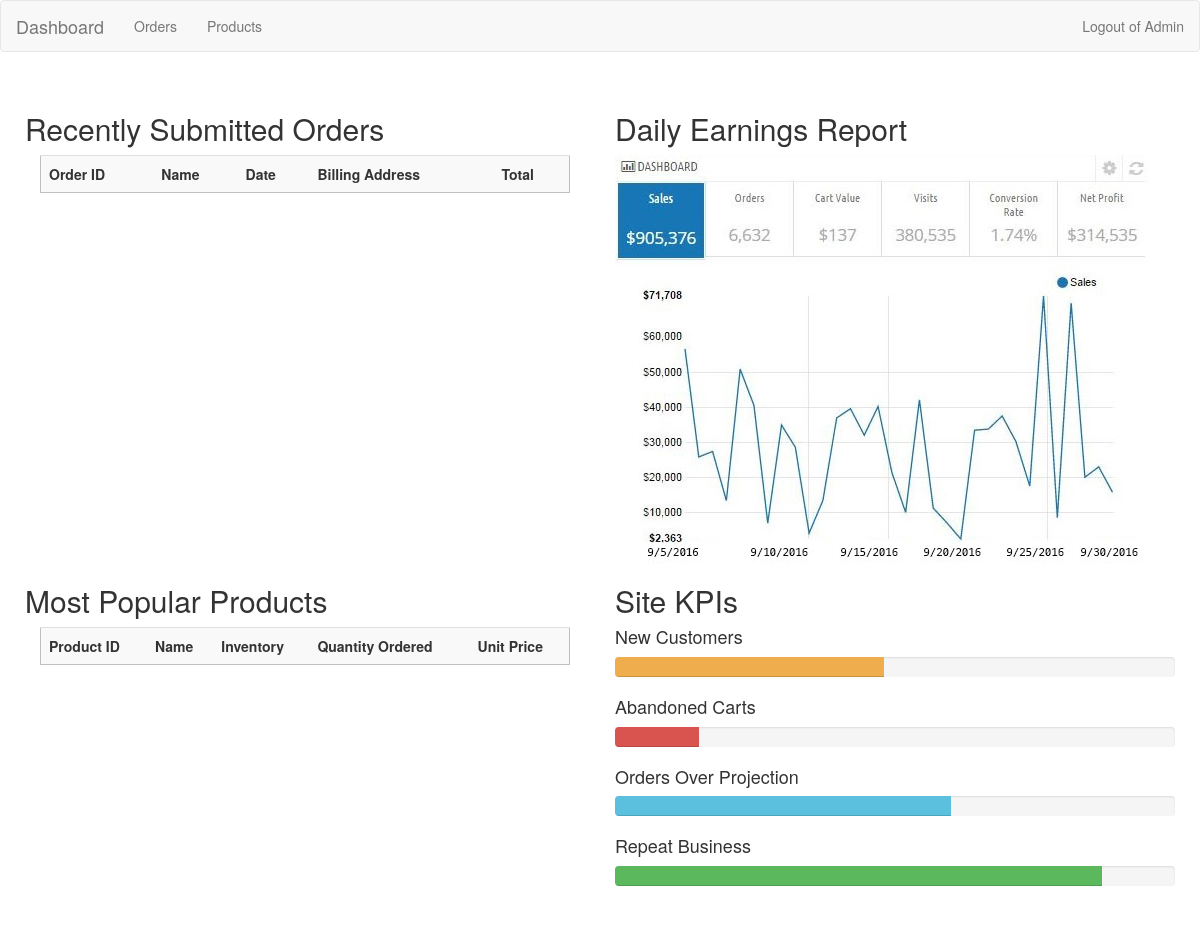
Before: /index.php/welcome/adminDashboard with the older database file.
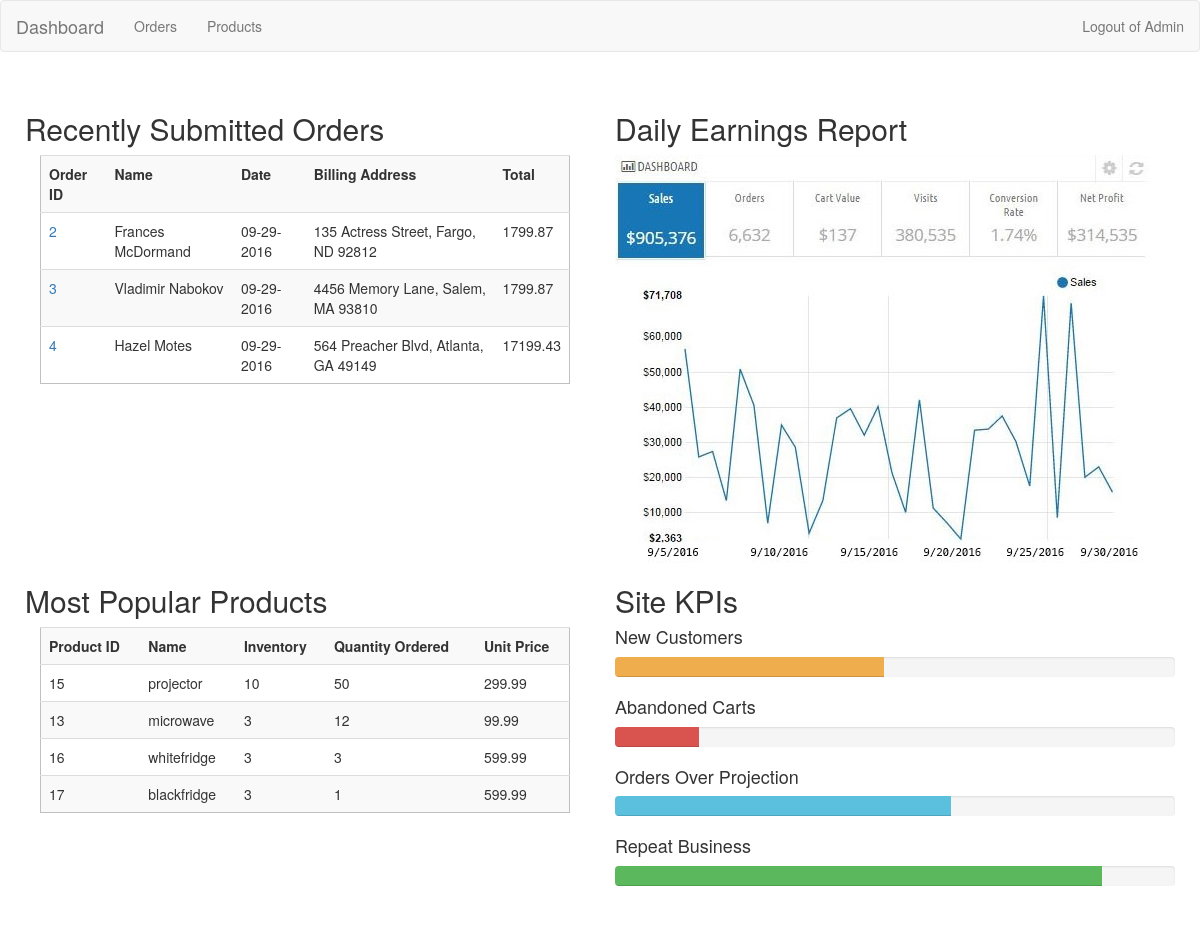
After: the same page with the newer database file.
### tables this page shows
CREATE TABLE `orders` (
  `id` int(11) NOT NULL AUTO_INCREMENT,
  `user_id` int(11) NOT NULL,
  `status` tinyint(4) DEFAULT NULL,
  `created_at` datetime DEFAULT NULL,
  `updated_at` datetime DEFAULT NULL,
  PRIMARY KEY (`id`)
);

CREATE TABLE `users` (
  `id` int(11) NOT NULL AUTO_INCREMENT,
  `first_name` varchar(255) DEFAULT NULL,
  `last_name` varchar(255) DEFAULT NULL,
  `user_level` tinyint(4) DEFAULT NULL,
  `shipping_address_id` int(11) DEFAULT NULL,
  `billing_id` int(11) DEFAULT NULL,
  `created_at` datetime DEFAULT NULL,
  `updated_at` datetime DEFAULT NULL,
  PRIMARY KEY (`id`)
);

CREATE TABLE `orders_products` (
  `order_id` int(11) NOT NULL,
  `product_id` int(11) NOT NULL,
  `quantity` int(11) DEFAULT NULL,
  PRIMARY KEY (`order_id`,`product_id`)
);

CREATE TABLE `products` (
  `id` int(11) NOT NULL AUTO_INCREMENT,
  `name` varchar(255) DEFAULT NULL,
  `price` decimal(10,2) DEFAULT NULL,
  `inventory` int(11) DEFAULT NULL,
  `description` text,
  `is_personal` tinyint(4) DEFAULT NULL,
  `category_id` int(11) NOT NULL,
  PRIMARY KEY (`id`)
);

### application/controllers/Welcome.php (called while the page is built, shortened)
<?php
class Welcome extends CI_Controller {
	public function adminDashboard() {
		$this->load->model('Order');
		$data = $this->Order->getAllOrdersLimited();
		$top = $this->Order->topProducts();
		$this->load->view('adminDashView', array('orders' => $data, 'products' => $top ));
	}
}

### index.php (called while the page is built, shortened)
<?php
require_once BASEPATH.'core/CodeIgniter.php';

### application/models/Order.php (called while the page is built, shortened)
<?php
class Order extends CI_Model {
	public function getAllOrdersLimited()
	{
		return $this->db->query("SELECT orders.id, users.first_name, users.last_name, DATE_FORMAT(orders.created_at, '%m-%d-%Y') as date, CONCAT(street, ', ', city, ', ', state, ' ', zip) as billing_address, SUM(products.price * orders_products.quantity) as total, orders.status FROM orders JOIN users ON orders.user_id=users.id JOIN billing ON users.billing_id=billing.id JOIN addresses ON billing_address_id=addresses.id JOIN orders_products ON orders_products.order_id = orders.id JOIN products ON products.id=orders_products.product_id GROUP BY orders.id LIMIT 3")->result_array();
	}
	public function topProducts() {
		$query ="SELECT * FROM products
			JOIN orders_products ON products.id = orders_products.product_id
			GROUP BY products.id
			order by quantity DESC
			limit 4";
		return $this->db->query($query)->result_array();
	}
}

### application/views/adminDashView.php (the view, shortened to what this page needs)
<?php
$this->load->view("partials/adminNav");
?>
<div class="container">
	<div class="row">
		<div class="col-sm-6">
			<h2> Recently Submitted Orders</h2>
			<div class="col-md-12">
			<table class="table table-striped outlined">
			<tr>
				<th>Order ID</th>
				<th>Name</th>
				<th>Date</th>
				<th>Billing Address</th>
				<th>Total</th>
			</tr>
				<?php foreach ($orders as $order) { ?>
			<tr>
				<td><a href="/dashboard/orders/show/<?=$order['id']?>"><?=$order['id']?></a></td>
				<td><?=$order['first_name']?> <?=$order['last_name']?></td>
				<td><?=$order['date']?></td>
				<td><?=$order['billing_address'] ?></td>
				<td><?= $order['total'] ?></td>
			</tr>
			<?php } ?>
			</table>
			</div>
		</div>
		<div class="col-sm-6">
			<h2> Daily Earnings Report </h2>
			<img src="/assets/img/dashboard.jpg" alt="dashboard">
		</div>
	</div>
	<div class="row">
		<div class="col-sm-6">
			<h2> Most Popular Products </h2>
			<div class="col-md-12">
				<table class="table table-striped outlined">
				<tr>
					<th>Product ID</th>
					<th>Name</th>
					<th>Inventory</th>
					<th>Quantity Ordered</th>
					<th>Unit Price</th>
				</tr>
					<?php foreach ($products as $product) { ?>
				<tr>
					<td><?=$product['id']?></td>
					<td><?=$product['name']?></td>
					<td><?=$product['inventory']?></td>
					<td><?=$product['quantity'] ?></td>
					<td><?=$product['price'] ?></td>
				</tr>
				<?php } ?>
				</table>
			</div>
		</div>
		<div class="col-sm-6">
			<h2> Site KPIs </h2>
			<h4>New Customers</h4>
			<div class="progress">
			  <div class="progress-bar progress-bar-warning" role="progressbar" aria-valuenow="40" aria-valuemin="0" aria-valuemax="100" style="width: 48%">
			  </div>
			</div>
			<h4>Abandoned Carts</h4>
			<div class="progress">
			  <div class="progress-bar progress-bar-danger" role="progressbar" aria-valuenow="20" aria-valuemin="0" aria-valuemax="100" style="width: 15%">
			  </div>
			</div>
			<h4>Orders Over Projection</h4>
			<div class="progress">
			  <div class="progress-bar progress-bar-info" role="progressbar" aria-valuenow="60" aria-valuemin="0" aria-valuemax="100" style="width: 60%">
			  </div>
			</div>
			<h4>Repeat Business</h4>
			<div class="progress">
			  <div class="progress-bar progress-bar-success" role="progressbar" aria-valuenow="80" aria-valuemin="0" aria-valuemax="100" style="width: 87%">
			  </div>
			</div>
		</div>
	</div>
</div>

### application/views/partials/head.php (shortened to what this page needs)
<!DOCTYPE html>
<html>
<head>
	<link rel="stylesheet" href="https://ajax.googleapis.com/ajax/libs/jqueryui/1.11.4/themes/hot-sneaks/jquery-ui.css">
	<link rel="stylesheet" href="https://maxcdn.bootstrapcdn.com/bootstrap/3.3.7/css/bootstrap.min.css">
	<link href="//cdnjs.cloudflare.com/ajax/libs/select2/4.0.0/css/select2.css" rel="stylesheet"/>
	<link rel="stylesheet" href="/assets/css/style.css">
</head>

### application/views/partials/adminNav.php (shortened to what this page needs)
<?php
$this->load->view("partials/head");
?>
<nav class="navbar navbar-default">
		<div class="navbar-header">
			<a class="navbar-brand" href="/dashboard">Dashboard</a>
		</div>
		<div class="collapse navbar-collapse">
			<ul class="nav navbar-nav">
				<li><a href="/dashboard/orders">Orders</a></li>
				<li><a href="/dashboard/products">Products</a></li>
			</ul>
			<ul class="nav navbar-nav navbar-right">
				<li><a href="/">Logout of Admin</a></li>
			</ul>
		</div>
</nav>

### assets/css/style.css (style rules this page uses)
* { margin: 0; padding: 0; }
.container { background: white; padding:20px 10px; border-radius:20px; }
.outlined { border:1px solid silver; border-radius:10px; padding:10px; margin-bottom: 10px; }

Changed rows visible on the page:
added orders: id "2", user.first_name "Frances", user.last_name "McDormand", date "09-29-2016", billing_address "135 Actress Street, Fargo, ND 92812", total "1799.87"
added orders: id "3", user.first_name "Vladimir", user.last_name "Nabokov", date "09-29-2016", billing_address "4456 Memory Lane, Salem, MA 93810", total "1799.87"
added orders: id "4", user.first_name "Hazel", user.last_name "Motes", date "09-29-2016", billing_address "564 Preacher Blvd, Atlanta, GA 49149", total "17199.43"
added orders_products: product "15", product.name "projector", product.inventory "10", quantity "50", product.price "299.99"
added orders_products: product "13", product.name "microwave", product.inventory "3", quantity "12", product.price "99.99"
added orders_products: product "16", product.name "whitefridge", product.inventory "3", quantity "3", product.price "599.99"
added orders_products: product "17", product.name "blackfridge", product.inventory "3", quantity "1", product.price "599.99"
